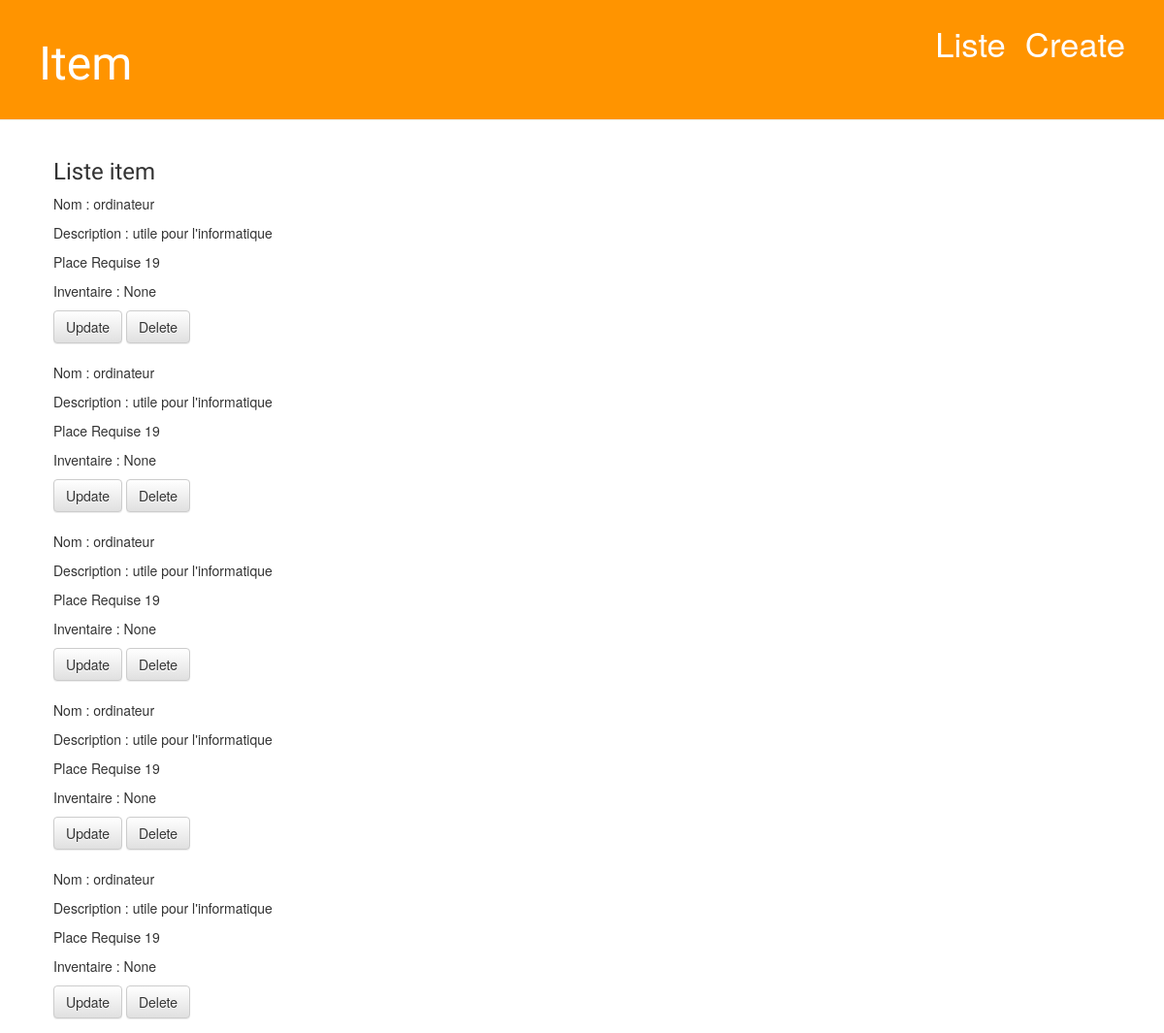
Before: / (upper part) with the older database file.
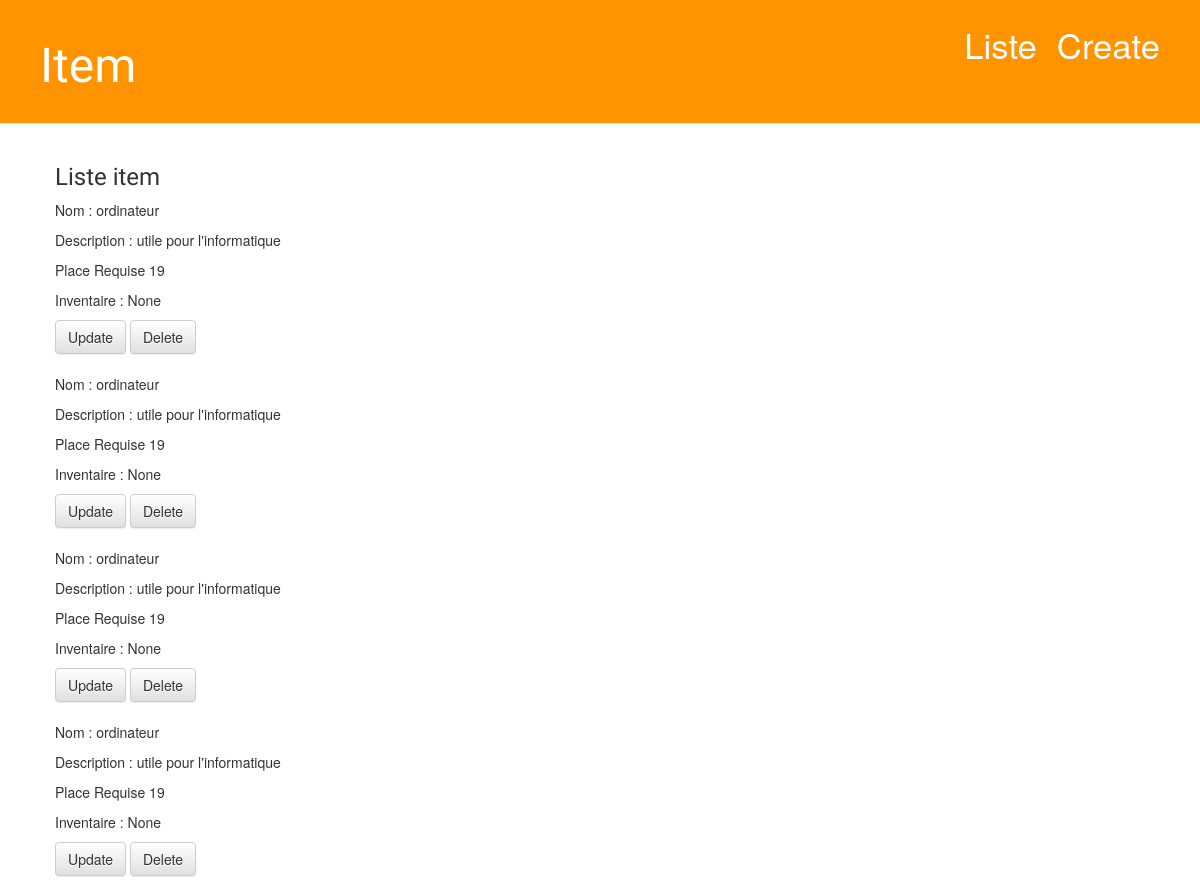
After: the same page with the newer database file.
### inv/models.py (models this page shows, shortened)
class Item(models.Model) :
    name = models.CharField(
        max_length=60,
        verbose_name="Nom"
    )
    description = models.TextField(
        verbose_name="Description",
        null=True,
        blank=True
    )
    place_occupe = models.IntegerField(
        verbose_name="Place requise",
        null=False
    )
    inventaire = models.ForeignKey(
        "Inventaire",
        null=True
    )
    class Meta:
        app_label = "inv"

### inv/views.py (the view)
# urls.py: url(r'^$', ItemListView.as_view(), name='items-list'),
class ItemListView(ListView):
    model = Item
    context_object_name = "items"
    template_name = "inv/items-list.html"
    paginate_by = None

### inv/templates/inv/items-list.html (shortened to what this page needs)
{% extends 'inv/base.html' %}
{% block content %}
<h3>Liste item</h3>
{% for item in items %}
    <p>Nom : {{ item.name }}</p>
    <p>Description : {{ item.description }}</p>
    <p>Place Requise {{ item.place_occupe }}</p>
    <p>Inventaire : {{ item.inventaire }}</p>
    <a href="{% url 'items:update' item.id %}" class="btn btn-default">Update</span></a>
    <a href="{% url 'items:delete' item.id %}" class="btn btn-default">Delete</span></a>
{% endfor %}
{% endblock %}

Changed rows visible on the page:
removed Item: name "ordinateur", description "utile pour l'informatique", place_occupe "19", inventaire "None"
